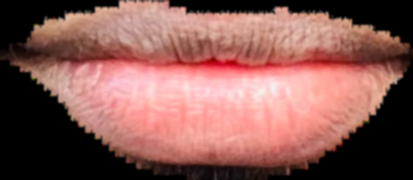
#> input picture glsl/morph/input_0.png, 413 x 180 px
$ jupyter execute Untitled-1.ipynb
#> lines starting #> are read from the running program, lines starting #| are printed output that depends on the picture; after the words box and inside, x2 and y2 are one past the last pixel; in counts of white or black regions, pixels touching at a corner belong together
[cell 1]
import cv2
from matplotlib import pyplot as plt
import numpy as np
from ipywidgets import interact, interactive, fixed, interact_manual
import ipywidgets as widgets

[cell 2]
input_images_name = ['input_0.png', 'input_1.png', 'input_2.png']

[cell 3]
def trim(image):
    left = -1
#> left = -1
    right = -1
    top = -1
    bottom = -1

    for i in range(image.shape[0]):
        if np.any(image[i] > 0):
            top = i
            break
    for i in range(image.shape[0] - 1, -1, -1):
        if np.any(image[i] > 0):
            bottom = i
            break
    for i in range(image.shape[1]):
        if np.any(image[:, i] > 0):
            left = i
            break
    for i in range(image.shape[1] - 1, -1, -1):
        if np.any(image[:, i] > 0):
            right = i
            break
    print(left, right, top, bottom)
#| 0 412 0 179
    image = image[top:bottom, left:right]
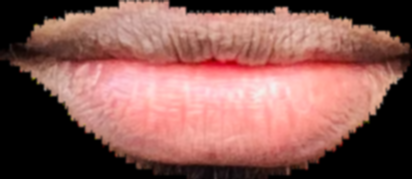
#> image: shape (179, 412, 3); mean of channels 0, 1, 2 85.3, 90.9, 137.8; drawn as B, G, R
    return image

[cell 4]
def f(power = 0.5, blur = 30):
    if blur % 2 == 0:
        blur = blur + 1

    for image_name in input_images_name:
        main_image = trim(cv2.imread(image_name))
        main_image = cv2.cvtColor(main_image, cv2.COLOR_BGR2RGB)
        gray_image = cv2.cvtColor(main_image, cv2.COLOR_BGR2GRAY)
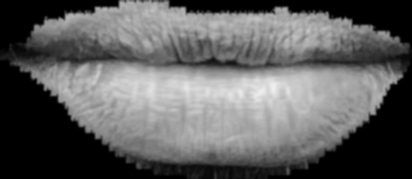
#> gray_image: shape (179, 412); min 0, max 239, mean 94.6

        ret = gray_image.copy()
        overlay = np.zeros_like(main_image)
        height, width = gray_image.shape
#> height = 179; width = 412

        threshold = np.percentile(gray_image, 100 - power)
#> threshold = 216
        totalPixel = 0
        count = 0
        for i in range(0, height):
            for j in range(0, (width)):
                grayColor = ret[i, j]
                if grayColor > 0:
                    totalPixel += 1
                if grayColor < threshold:
                    ret[i, j] = 0
                else:
                    ret[i, j] = grayColor
                    count += 1
                overlay[i,j] = [ret[i,j]*255.0]
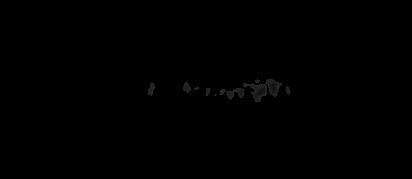
#> overlay: shape (179, 412, 3); min 0, max 40, mean 0.3
#> after the loop, count = 747; totalPixel = 53421

        print(np.min(ret), np.max(ret))
#| 0 239

        ret = cv2.GaussianBlur(ret, (blur, blur), 0)
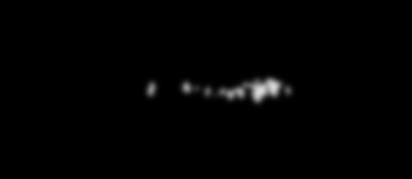
#> ret: shape (179, 412); min 0, max 219, mean 2.3
        lip_mask = cv2.morphologyEx(gray_image, cv2.MORPH_CLOSE, np.ones((5,5), np.uint8))
        lip_mask = cv2.GaussianBlur(lip_mask, (3,3), 0)


        for i in range(height):
            for j in range(width):
                overlay[i, j] = overlay[i, j] + overlay[i, j] * lip_mask[i, j] / 255.0
                overlay[i,j] = np.clip(overlay[i,j], 0, 1)
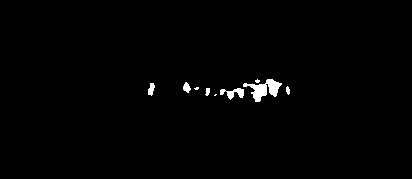
#> overlay: shape (179, 412, 3); values 0 (black) and 1 (white), 1% white; 9 white regions (3 under 20 px), largest, box (x1, y1, x2, y2) and area: (243, 79, 282, 102) 403, (220, 88, 244, 100) 143, (148, 83, 155, 96) 61, (183, 82, 191, 93) 56, (205, 88, 210, 96) 29, (286, 86, 290, 95) 26

        # Apply the glossy effect only to the lip region using the mask
        glossy_image = main_image * overlay

        # plot ret, lip_mask, glossy_image, overlay
        plt.imshow(ret, cmap='gray')
        plt.show()
        plt.imshow(lip_mask, cmap='gray')
        plt.show()
        plt.imshow(glossy_image)
        plt.show()
        plt.imshow(overlay)
        plt.show()
        print(totalPixel , height * width)
#| 53421 73748
#> pass 2 of the loop in f, `for image_name in input_images_name:`:
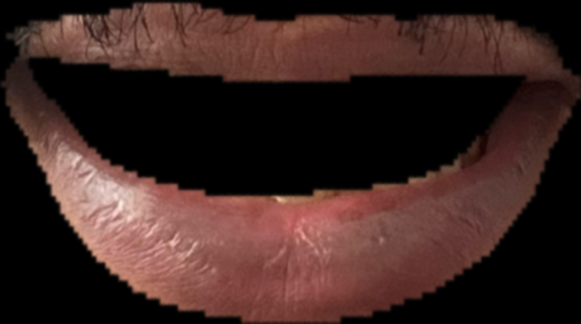
#> input picture glsl/morph/input_1.png, 581 x 324 px
#| 0 580 0 323
#> image: shape (323, 580, 3)
#> main_image: shape (323, 580, 3)
#> in f, `gray_image = cv2.cvtColor(main_image, cv2.COLOR_BGR2GRAY)`:
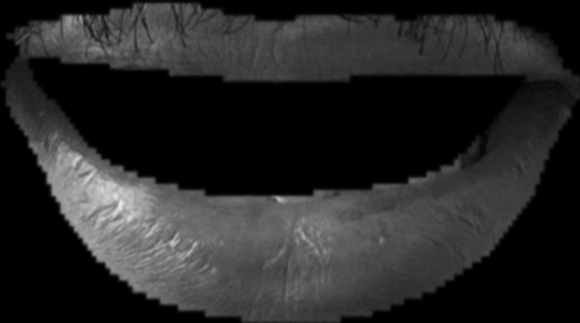
#> gray_image: shape (323, 580); min 0, max 234, mean 39.5
#> threshold = 166
#> after the loop in f, `for i in range(0, height):`: count = 1931; totalPixel = 105614
#| 0 234
#> after the loop in f, `for i in range(height):`:
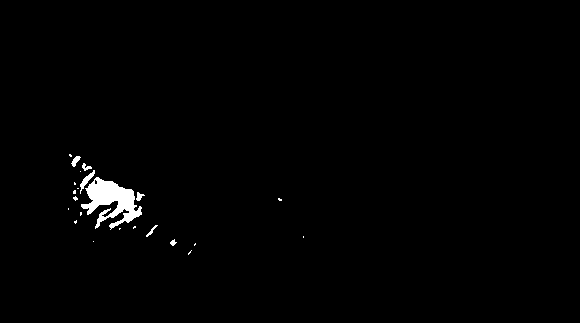
#> overlay: shape (323, 580, 3); values 0 (black) and 1 (white), 1% white; 23 white regions (16 under 20 px), largest, box (x1, y1, x2, y2) and area: (81, 177, 142, 230) 1537, (80, 170, 95, 194) 102, (71, 156, 81, 167) 55
#> glossy_image: shape (323, 580, 3)
#| 105614 187340
#> pass 3 of the loop in f, `for image_name in input_images_name:`:
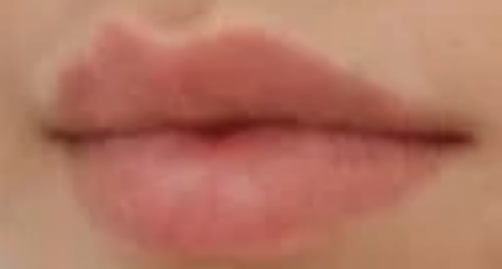
#> input picture glsl/morph/input_2.png, 502 x 269 px
#| 0 501 0 268
#> image: shape (268, 501, 3)
#> main_image: shape (268, 501, 3)
#> in f, `gray_image = cv2.cvtColor(main_image, cv2.COLOR_BGR2GRAY)`:
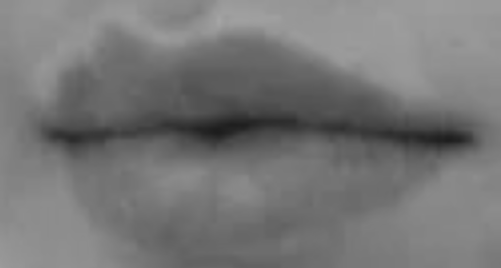
#> gray_image: shape (268, 501); min 28, max 165, mean 118.3
#> threshold = 156
#> after the loop in f, `for i in range(0, height):`: count = 1440; totalPixel = 134268
#| 0 165
#> after the loop in f, `for i in range(height):`:
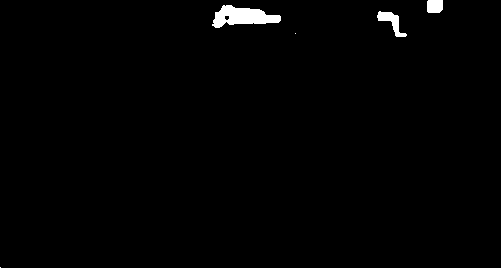
#> overlay: shape (268, 501, 3); values 0 (black) and 1 (white), 1.1% white; 5 white regions (2 under 20 px), largest, box (x1, y1, x2, y2) and area: (212, 5, 281, 28) 943, (377, 11, 407, 37) 295, (427, 0, 443, 13) 200
#> glossy_image: shape (268, 501, 3)
#| 134268 134268


f(1.0, 17)
